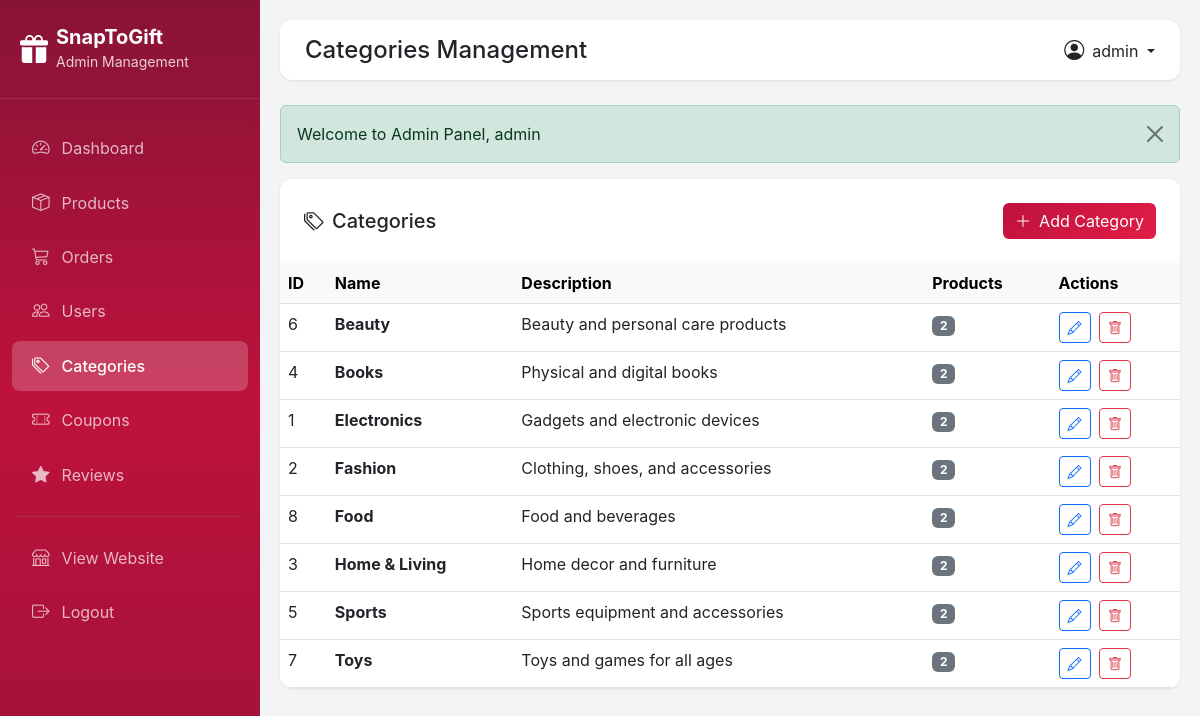
The app's page /admin/categories.php (signed in) with its own data.
### tables this page shows
CREATE TABLE categories (
    id INT AUTO_INCREMENT PRIMARY KEY,
    name VARCHAR(50) NOT NULL,
    description TEXT,
    image VARCHAR(255),
    created_at TIMESTAMP DEFAULT CURRENT_TIMESTAMP
);

### config.php (called while the page is built, shortened)
<?php
function getAlert() {
    if (isset($_SESSION['alert'])) {
        $alert = $_SESSION['alert'];
        return $alert;
    }
    return null;
}
?>

### admin/categories.php (the view, shortened to what this page needs)
<?php
$page_title = 'Categories Management';
require_once 'includes/header.php';
$categories = $db->query("SELECT c.*, COUNT(p.id) as product_count FROM categories c LEFT JOIN products p ON c.id = p.category_id GROUP BY c.id ORDER BY c.name");
?>
<div class="table-card">
    <div class="card-header bg-white p-4 d-flex justify-content-between align-items-center">
        <h5 class="mb-0"><i class="bi bi-tags me-2"></i>Categories</h5>
        <a href="categories.php?add=1" class="btn btn-primary"><i class="bi bi-plus-lg me-2"></i>Add Category</a>
    </div>
    <div class="table-responsive">
        <table class="table table-hover mb-0">
            <thead class="table-light">
                <tr>
                    <th>ID</th>
                    <th>Name</th>
                    <th>Description</th>
                    <th>Products</th>
                    <th>Actions</th>
                </tr>
            </thead>
            <tbody>
                <?php while ($cat = $categories->fetch_assoc()): ?>
                <tr>
                    <td><?php echo $cat['id']; ?></td>
                    <td><strong><?php echo $cat['name']; ?></strong></td>
                    <td><?php echo $cat['description'] ?: '-'; ?></td>
                    <td><span class="badge bg-secondary"><?php echo $cat['product_count']; ?></span></td>
                    <td>
                        <a href="categories.php?edit=<?php echo $cat['id']; ?>" class="btn btn-sm btn-outline-primary me-1"><i class="bi bi-pencil"></i></a>
                        <a href="categories.php?delete=<?php echo $cat['id']; ?>" class="btn btn-sm btn-outline-danger" onclick="return confirmDelete()"><i class="bi bi-trash"></i></a>
                    </td>
                </tr>
                <?php endwhile; ?>
            </tbody>
        </table>
    </div>
</div>
<?php require_once 'includes/footer.php'; ?>

### admin/includes/header.php (shortened to what this page needs)
<?php
require_once __DIR__ . '/../../config.php';
$current_page = basename($_SERVER['PHP_SELF'], '.php');
$admin_username = $_SESSION['admin_username'] ?? 'Admin';
?>
<!DOCTYPE html>
<html lang="en">
<head>
    <link href="https://cdn.jsdelivr.net/npm/bootstrap@5.3.0/dist/css/bootstrap.min.css" rel="stylesheet">
    <link rel="stylesheet" href="https://cdn.jsdelivr.net/npm/bootstrap-icons@1.11.0/font/bootstrap-icons.css">
</head>
<body>
    <div class="sidebar">
        <div class="sidebar-header">
            <div class="d-flex align-items-center">
                <i class="bi bi-gift-fill fs-3 me-2"></i>
                <div>
                    <h5 class="mb-0 fw-bold">SnapToGift</h5>
                    <small style="opacity: 0.8;">Admin Management</small>
                </div>
            </div>
        </div>
        <div class="sidebar-menu">
            <a href="index.php" class="<?php echo $current_page == 'index' ? 'active' : ''; ?>">
                <i class="bi bi-speedometer2"></i>Dashboard
            </a>
            <a href="products.php" class="<?php echo $current_page == 'products' ? 'active' : ''; ?>">
                <i class="bi bi-box-seam"></i>Products
            </a>
            <a href="orders.php" class="<?php echo $current_page == 'orders' ? 'active' : ''; ?>">
                <i class="bi bi-cart3"></i>Orders
            </a>
            <a href="users.php" class="<?php echo $current_page == 'users' ? 'active' : ''; ?>">
                <i class="bi bi-people"></i>Users
            </a>
            <a href="categories.php" class="<?php echo $current_page == 'categories' ? 'active' : ''; ?>">
                <i class="bi bi-tags"></i>Categories
            </a>
            <a href="coupons.php" class="<?php echo $current_page == 'coupons' ? 'active' : ''; ?>">
                <i class="bi bi-ticket-perforated"></i>Coupons
            </a>
            <a href="reviews.php" class="<?php echo $current_page == 'reviews' ? 'active' : ''; ?>">
                <i class="bi bi-star-fill"></i>Reviews
            </a>
            <hr class="border-secondary mx-3">
            <a href="../index.php" target="_blank">
                <i class="bi bi-shop"></i>View Website
            </a>
            <a href="logout.php">
                <i class="bi bi-box-arrow-right"></i>Logout
            </a>
        </div>
    </div>
    <div class="main-content">
        <div class="topbar d-flex justify-content-between align-items-center">
            <h4 class="mb-0"><?php echo $page_title ?? 'Dashboard'; ?></h4>
            <div class="d-flex align-items-center">
                <div class="dropdown">
                    <a class="dropdown-toggle text-decoration-none text-dark" href="#" role="button" data-bs-toggle="dropdown">
                        <i class="bi bi-person-circle fs-5 me-2"></i><?php echo $admin_username; ?>
                    </a>
                </div>
            </div>
        </div>
        <?php $alert = getAlert(); if ($alert): ?>
        <div class="alert alert-<?php echo $alert['type']; ?> alert-dismissible fade show" role="alert">
            <?php echo $alert['message']; ?>
            <button type="button" class="btn-close" data-bs-dismiss="alert"></button>
        </div>
        <?php endif; ?>

### admin/includes/footer.php (shortened to what this page needs)
    </div>
</body>
</html>

### admin/includes/header.php (style rules this page uses)
:root { --sidebar-width: 260px; --primary: #e11d48; --primary-dark: #be123c; --rose-light: #fff1f2; }
body { font-family: 'Inter', sans-serif; background: #f3f4f6; }
.sidebar { width: var(--sidebar-width); height: 100vh; position: fixed; top: 0; left: 0; background: linear-gradient(180deg, #881337 0%, #be123c 50%, #9f1239 100%); color: white; overflow-y: auto; z-index: 1000; }
.sidebar-header { padding: 25px 20px; border-bottom: 1px solid rgba(255,255,255,0.1); }
.sidebar-menu { padding: 20px 0; }
.sidebar-menu a { display: flex; align-items: center; padding: 12px 20px; color: rgba(255,255,255,0.7); text-decoration: none; transition: all 0.3s; margin: 4px 12px; border-radius: 8px; }
.sidebar-menu a:hover, .sidebar-menu a.active { background: rgba(255,255,255,0.15); color: white; }
.sidebar-menu a.active { background: rgba(255,255,255,0.2); font-weight: 500; }
.sidebar-menu i { margin-right: 12px; font-size: 1.1rem; }
.main-content { margin-left: var(--sidebar-width); padding: 20px; }
.topbar { background: white; padding: 15px 25px; border-radius: 12px; box-shadow: 0 1px 3px rgba(0,0,0,0.1); margin-bottom: 25px; }
.table-card { background: white; border-radius: 12px; box-shadow: 0 1px 3px rgba(0,0,0,0.1); overflow: hidden; }
.btn-primary { background: linear-gradient(135deg, #be123c 0%, #e11d48 100%); border: none; }

### records on screen
categories: id "6", name "Beauty", description "Beauty and personal care products", product_count "2"
categories: id "4", name "Books", description "Physical and digital books", product_count "2"
categories: id "1", name "Electronics", description "Gadgets and electronic devices", product_count "2"
categories: id "2", name "Fashion", description "Clothing, shoes, and accessories", product_count "2"
categories: id "8", name "Food", description "Food and beverages", product_count "2"
categories: id "3", name "Home & Living", description "Home decor and furniture", product_count "2"
categories: id "5", name "Sports", description "Sports equipment and accessories", product_count "2"
categories: id "7", name "Toys", description "Toys and games for all ages", product_count "2"

### other values on screen
$page_title "Categories Management"
$admin_username "admin"
$alert['message'] "Welcome to Admin Panel, admin"
